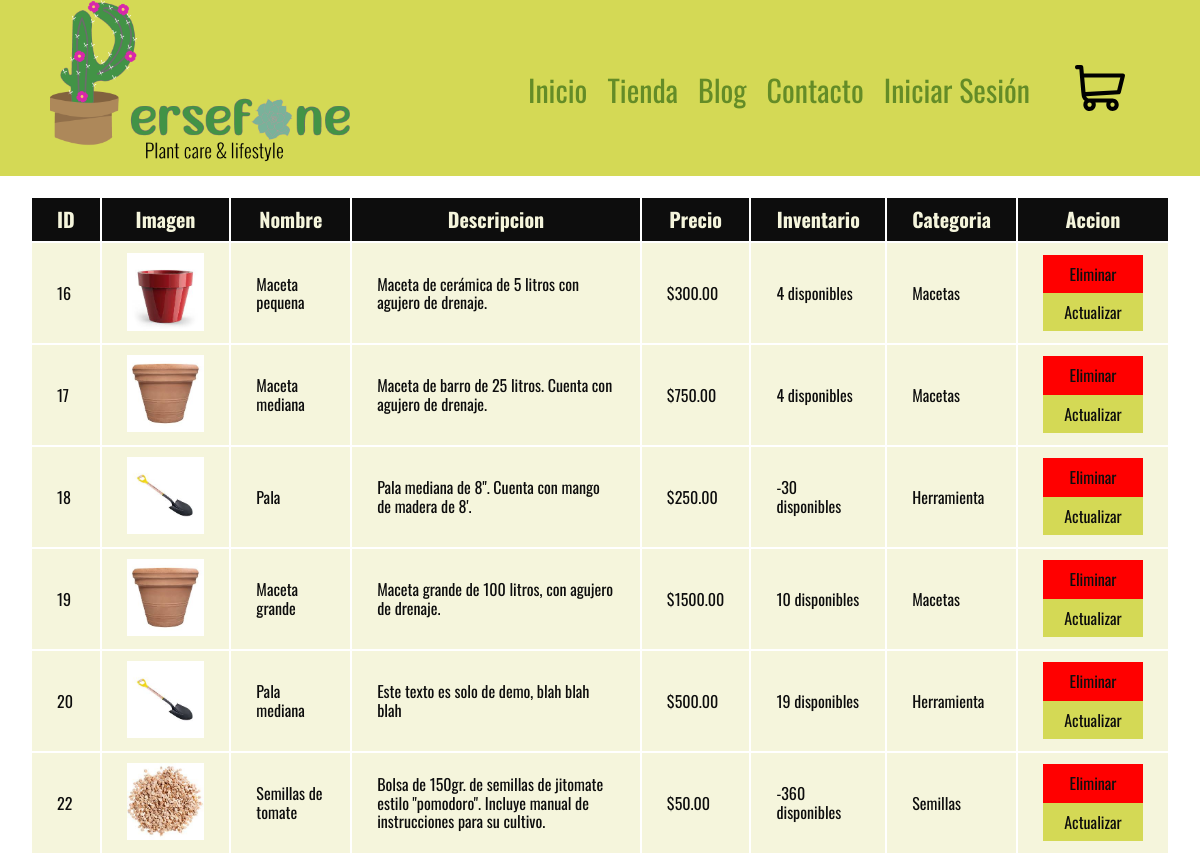
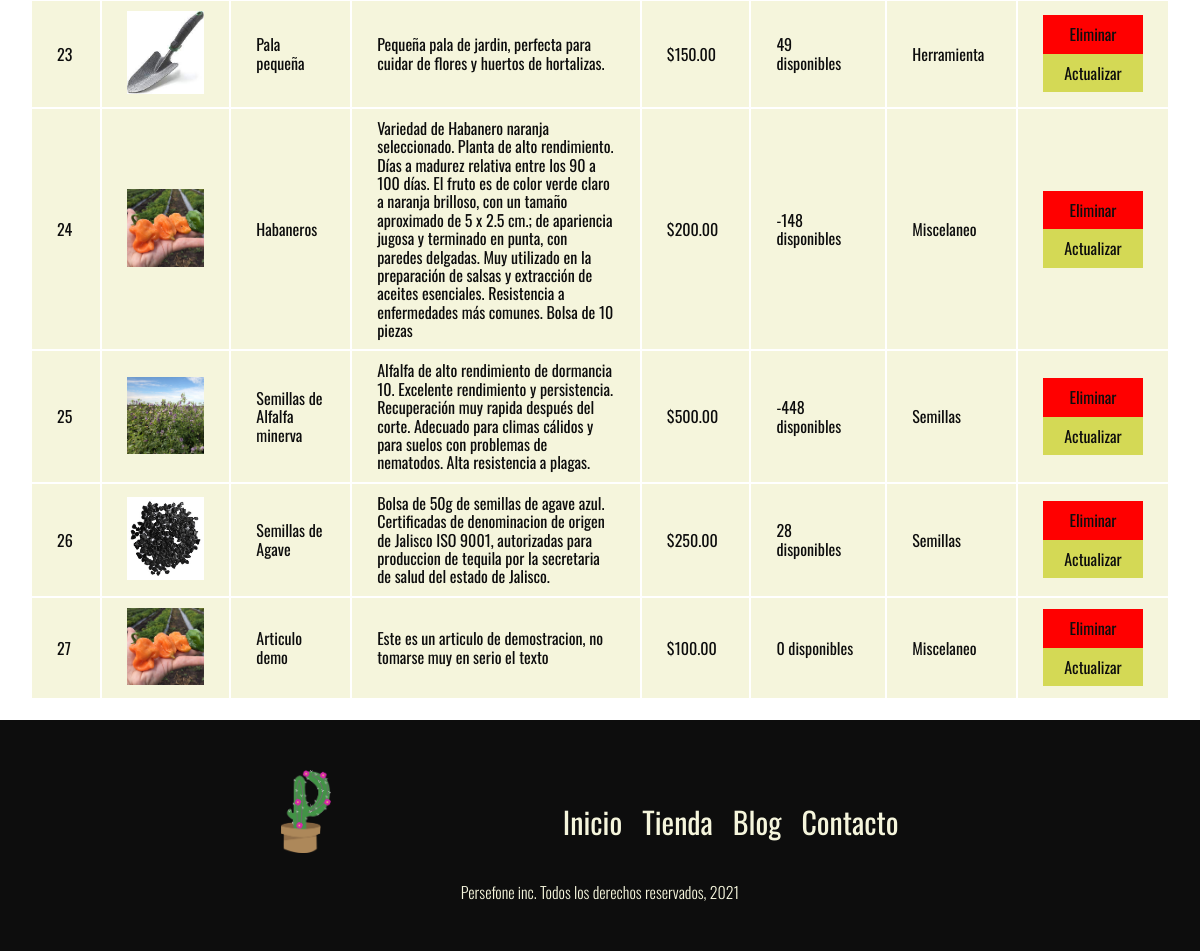
/admin/internal/editarArticulos.php, run on the app's committed database (2 pictures, top to bottom).
### tables this page shows
CREATE TABLE `producto` (
  `idproducto` int(11) NOT NULL AUTO_INCREMENT,
  `tipo` varchar(45) NOT NULL,
  `nombre` varchar(45) NOT NULL,
  `descripcion` longtext NOT NULL,
  `imagen` varchar(200) NOT NULL,
  `precio` decimal(7,2) NOT NULL,
  `inventario` int(11) NOT NULL,
  PRIMARY KEY (`idproducto`)
);

### admin/internal/editarArticulos.php (the view, shortened to what this page needs)
<?php
    require('../../base/header.php');
    $db = conectarDB();
    $query = "SELECT * FROM producto";
    $resultado = mysqli_query($db, $query);
    $categoria = '';
?>
<main class="contenedor">
    <table class="tabla-articulos">
        <tr class="cabecera">
            <th>ID</th>
            <th>Imagen</th>
            <th>Nombre</th>
            <th>Descripcion</th>
            <th>Precio</th>
            <th>Inventario</th>
            <th>Categoria</th>
            <th>Accion</th>
        </tr>
        <?php while($articulo = mysqli_fetch_assoc($resultado)): ?>
            <?php
                switch($articulo['tipo']){
                    case 1:
                        $categoria = 'Semillas';
                        break;
                    case 2:
                        $categoria = 'Herramienta';
                        break;
                    case 3:
                        $categoria = 'Macetas';
                        break;
                    case 4:
                        $categoria = 'Miscelaneo';
                        break;
                }
            ?>
            <tr>
                <td><?php echo $articulo['idproducto']; ?></td>
                <td><img src="/images/<?php echo $articulo['imagen']; ?>" alt=""></td>
                <td><?php echo $articulo['nombre']; ?></td>
                <td><?php echo $articulo['descripcion']; ?></td>
                <td><?php echo '$'.$articulo['precio']; ?></td>
                <td><?php echo $articulo['inventario'].' disponibles'; ?></td>
                <td><?php echo $categoria; ?></td>
                <td>
                    <form method="POST">
                        <input type="submit" class="boton rojo" value="Eliminar">
                    </form>
                    <a href="/admin/internal/actualizarArticulo.php?id=<?php echo $articulo['idproducto'];?>"
                    class="boton amarillo">Actualizar</a>
                </td>
            </tr>
        <?php endwhile; ?>
    </table>
</main>
<?php
    require('../../base/footer.php');
?>

### build/css/app.css (style rules this page uses)
html { line-height:1.15;-webkit-text-size-adjust:100% }
body { margin:0 }
main { display:block }
a { background-color:transparent }
img { border-style:none }
button,input,optgroup,select,textarea { font-family:inherit;font-size:100%;line-height:1.15;margin:0 }
button,input { overflow:visible }
[type=button],[type=reset],[type=submit],button { -webkit-appearance:button }
html { box-sizing:border-box;font-size:62.5% }
*,:after,:before { box-sizing:inherit }
body { font-family:Oswald }
.contenedor { margin:0 auto;max-width:120 rem;width:95% }
a { text-decoration:none }
img { max-width:100% }
.tabla-articulos { margin:0 auto 2rem }
.tabla-articulos .cabecera th { background-color:#0d0d0d;color:beige;font-size:2rem;padding:1rem 2.5rem }
.tabla-articulos tr { padding-top:1rem }
.tabla-articulos td { background-color:beige;color:#0d0d0d;font-size:1.6rem;padding:1rem 2.5rem }
.boton { display:block;color:#0d0d0d;padding:1rem;border:none;width:10rem;text-align:center }
.rojo { background-color:red }
.amarillo { background-color:#d4d955 }

### data on the page
producto: idproducto "16", imagen (picture), nombre "Maceta pequena", descripcion "Maceta de cerámica de 5 litros con agujero de drenaje.", precio "300.00", inventario "4", tipo "Macetas"
producto: idproducto "17", imagen (picture), nombre "Maceta mediana", descripcion "Maceta de barro de 25 litros. Cuenta con agujero de drenaje.", precio "750.00", inventario "4", tipo "Macetas"
producto: idproducto "18", imagen (picture), nombre "Pala", descripcion "Pala mediana de 8\". Cuenta con mango de madera de 8'.", precio "250.00", inventario "-30", tipo "Herramienta"
producto: idproducto "19", imagen (picture), nombre "Maceta grande", descripcion "Maceta grande de 100 litros, con agujero de drenaje.", precio "1500.00", inventario "10", tipo "Macetas"
producto: idproducto "20", imagen (picture), nombre "Pala mediana", descripcion "Este texto es solo de demo, blah blah blah", precio "500.00", inventario "19", tipo "Herramienta"
producto: idproducto "22", imagen (picture), nombre "Semillas de tomate", descripcion "Bolsa de 150gr. de semillas de jitomate estilo \"pomodoro\". Incluye manual de instrucciones para su cultivo.", precio "50.00", inventario "-360", tipo "Semillas"
producto: idproducto "23", imagen (picture), nombre "Pala pequeña", descripcion "Pequeña pala de jardin, perfecta para cuidar de flores y huertos de hortalizas.", precio "150.00", inventario "49", tipo "Herramienta"
producto: idproducto "24", imagen (picture), nombre "Habaneros", descripcion "Variedad de Habanero naranja seleccionado. Planta de alto rendimiento. Días a madurez relativa entre los 90 a 100 días. El fruto es de color verde claro a naranja brilloso, con un tamaño aproximado de 5 x 2.5 cm.; de apariencia jugosa y terminado en punta, con paredes delgadas. Muy utilizado en la preparación de salsas y extracción de aceites esenciales. Resistencia a enfermedades más comunes. Bolsa de 10 piezas", precio "200.00", inventario "-148", tipo "Miscelaneo"
producto: idproducto "25", imagen (picture), nombre "Semillas de Alfalfa minerva", descripcion "Alfalfa de alto rendimiento de dormancia 10. Excelente rendimiento y persistencia. Recuperación muy rapida después del corte. Adecuado para climas cálidos y para suelos con problemas de nematodos. Alta resistencia a plagas.", precio "500.00", inventario "-448", tipo "Semillas"
producto: idproducto "26", imagen (picture), nombre "Semillas de Agave", descripcion "Bolsa de 50g de semillas de agave azul. Certificadas de denominacion de origen de Jalisco ISO 9001, autorizadas para produccion de tequila por la secretaria de salud del estado de Jalisco.", precio "250.00", inventario "28", tipo "Semillas"
producto: idproducto "27", imagen (picture), nombre "Articulo demo", descripcion "Este es un articulo de demostracion, no tomarse muy en serio el texto", precio "100.00", inventario "0", tipo "Miscelaneo"
